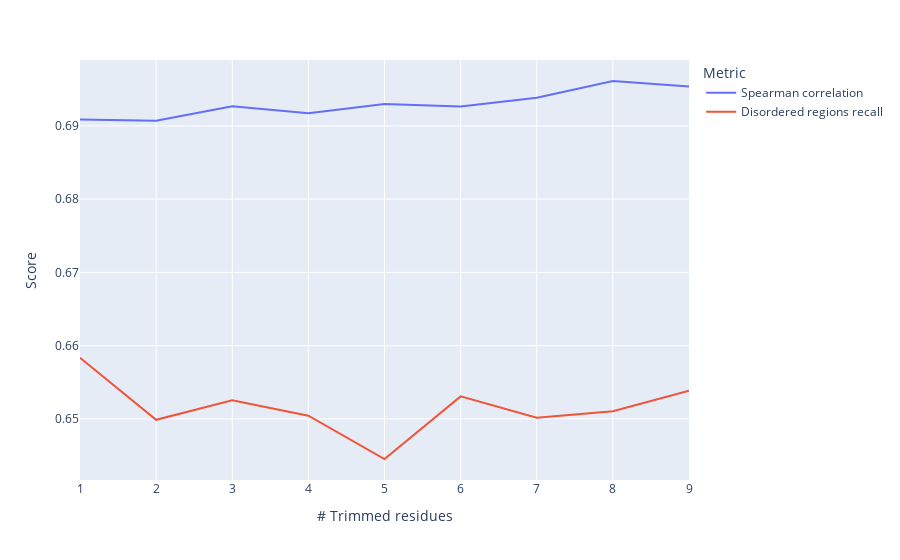

Write notebook code for a chart like this one.
### Markdown cell above
# Plots

### Code cell
fig = px.line(df_trim_show, x='# Trimmed residues', y='Score', color='Metric')
fig.show()

### Figure 1 — Plotly figure (JSON) as saved in the notebook; plotly's stock layout.template omitted (floating-point values rounded to 4 significant figures)
{"data": [{"hovertemplate": "Metric=Spearman correlation<br># Trimmed residues=%{x}<br>Score=%{y}<extra></extra>", "legendgroup": "Spearman correlation", "line": {"color": "#636efa", "dash": "solid"}, "marker": {"symbol": "circle"}, "mode": "lines", "name": "Spearman correlation", "orientation": "v", "showlegend": true, "type": "scatter", "x": [1, 2, 3, 4, 5, 6, 7, 8, 9], "xaxis": "x", "y": [0.6909, 0.6907, 0.6927, 0.6917, 0.693, 0.6927, 0.6938, 0.6961, 0.6954], "yaxis": "y"}, {"hovertemplate": "Metric=Disordered regions recall<br># Trimmed residues=%{x}<br>Score=%{y}<extra></extra>", "legendgroup": "Disordered regions recall", "line": {"color": "#EF553B", "dash": "solid"}, "marker": {"symbol": "circle"}, "mode": "lines", "name": "Disordered regions recall", "orientation": "v", "showlegend": true, "type": "scatter", "x": [1, 2, 3, 4, 5, 6, 7, 8, 9], "xaxis": "x", "y": [0.6583, 0.6499, 0.6525, 0.6504, 0.6445, 0.6531, 0.6501, 0.651, 0.6538], "yaxis": "y"}], "layout": {"autosize": true, "legend": {"title": {"text": "Metric"}, "tracegroupgap": 0}, "margin": {"t": 60}, "xaxis": {"anchor": "y", "autorange": true, "domain": [0, 1], "range": [1, 9], "title": {"text": "# Trimmed residues"}, "type": "linear"}, "yaxis": {"anchor": "x", "autorange": true, "domain": [0, 1], "range": [0.6416, 0.699], "title": {"text": "Score"}, "type": "linear"}}}
